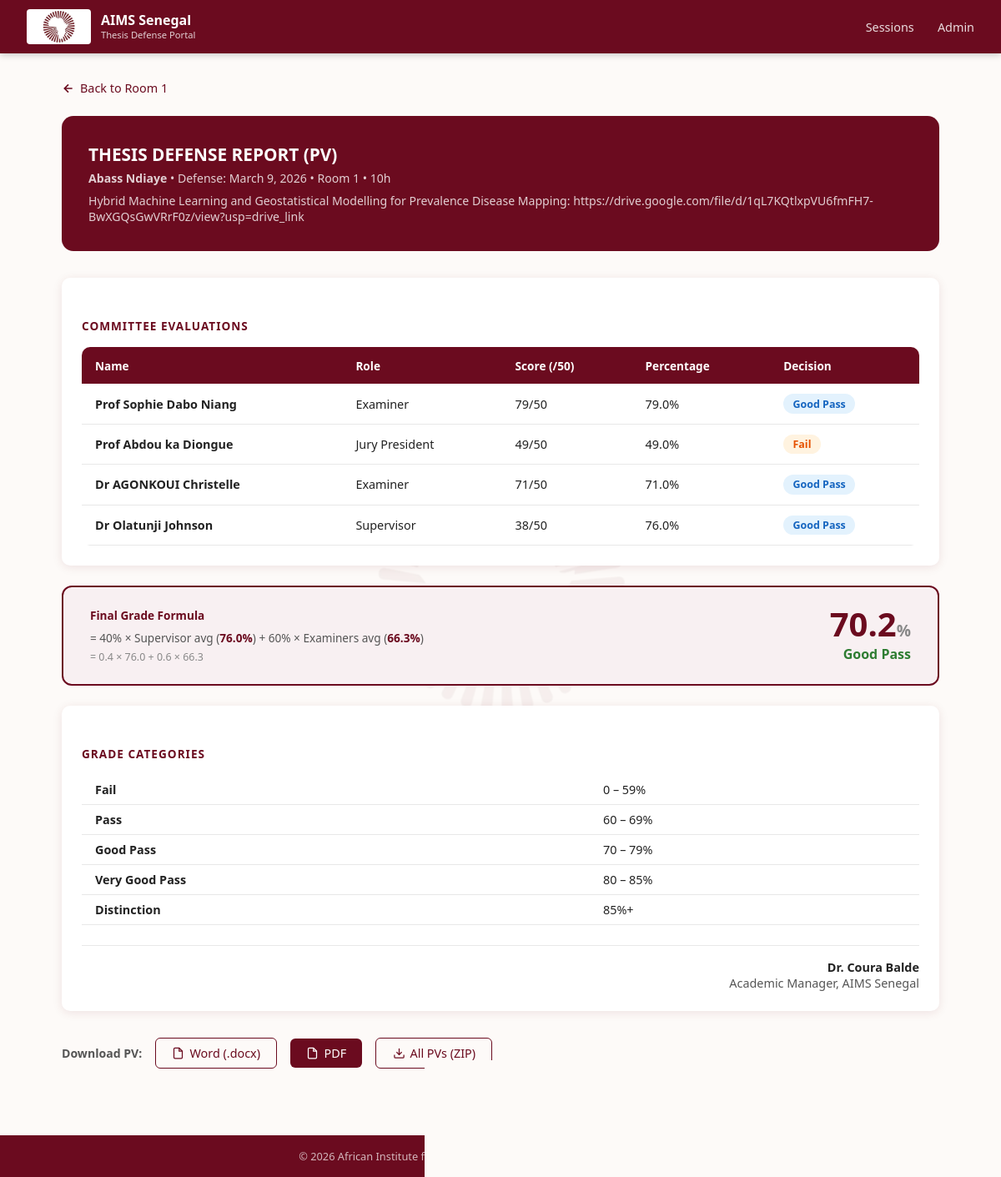
The app's page /student/125/pv/ (signed in) with its own data.
### defense/models.py (models this page shows, shortened)
class Student(models.Model):
    ROOM_CHOICES = [(1, 'AIMS Room 1'), (2, 'AIMS Room 2')]
    DEFENSE_STATUS = [
        ('pending', 'Pending'),
        ('ongoing', 'Ongoing'),
        ('done', 'Done'),
    ]
    session = models.ForeignKey(Session, on_delete=models.CASCADE, related_name='students')
    time = models.CharField(max_length=20, blank=True)
    surname = models.CharField(max_length=100)
    given_names = models.CharField(max_length=200)
    thesis_title = models.TextField()
    room = models.IntegerField(choices=ROOM_CHOICES, default=1)
    defense_date = models.DateField(null=True, blank=True)
    supervisor_1_name        = models.CharField(max_length=200, blank=True)
    supervisor_1_email       = models.CharField(max_length=200, blank=True)
    supervisor_1_institution = models.CharField(max_length=200, blank=True)
    supervisor_2_name        = models.CharField(max_length=200, blank=True)
    supervisor_2_email       = models.CharField(max_length=200, blank=True)
    jury_president_name        = models.CharField(max_length=200, blank=True)
    jury_president_email       = models.CharField(max_length=200, blank=True)
    jury_president_affiliation = models.CharField(max_length=200, blank=True)
    examiner_1_name        = models.CharField(max_length=200, blank=True)
    examiner_1_email       = models.CharField(max_length=200, blank=True)
    examiner_1_affiliation = models.CharField(max_length=200, blank=True)
    examiner_2_name        = models.CharField(max_length=200, blank=True)
    examiner_2_email       = models.CharField(max_length=200, blank=True)
    examiner_2_affiliation = models.CharField(max_length=200, blank=True)
    examiner_3_name        = models.CharField(max_length=200, blank=True)
    examiner_3_email       = models.CharField(max_length=200, blank=True)
    examiner_3_affiliation = models.CharField(max_length=200, blank=True)
    defense_status    = models.CharField(max_length=20, choices=DEFENSE_STATUS, default='pending')
    started_at        = models.DateTimeField(null=True, blank=True)
    ended_at          = models.DateTimeField(null=True, blank=True)
    start_link_token  = models.CharField(max_length=64, blank=True, unique=True, null=True)
    started_by_session = models.CharField(max_length=64, blank=True)
    def full_name(self):
        return f"{self.given_names} {self.surname}"
    class Meta:
        ordering = ['time']

class Evaluation(models.Model):
    ROLE_CHOICES = [
        ('supervisor', 'Supervisor'),
        ('examiner', 'Examiner'),
        ('president', 'Jury President'),
    ]
    student = models.ForeignKey(Student, on_delete=models.CASCADE, related_name='evaluations')
    evaluator_email       = models.EmailField()
    evaluator_name        = models.CharField(max_length=200)
    student_full_name     = models.CharField(max_length=200)
    thesis_title_confirmed = models.TextField()
    role                  = models.CharField(max_length=20, choices=ROLE_CHOICES)
    research_paper        = models.BooleanField(default=False)
    score_clarity      = models.IntegerField(default=0)  # Clarity of problem & significance
    score_literature   = models.IntegerField(default=0)  # Literature knowledge
    score_knowledge    = models.IntegerField(default=0)  # Subject knowledge & methodology
    score_critical     = models.IntegerField(default=0)  # Critical analysis & contribution
    score_presentation = models.IntegerField(default=0)  # Presentation quality
    score_intro        = models.IntegerField(default=0)  # 1-5  Introduction of topic
    score_transition   = models.IntegerField(default=0)  # 1-10 Smooth transition between sections
    score_quality      = models.IntegerField(default=0)  # 1-10 Quality of content
    score_analysis     = models.IntegerField(default=0)  # 1-5  Student analysis
    score_correctness  = models.IntegerField(default=0)  # 1-5  Clarity and correctness of content
    score_summary      = models.IntegerField(default=0)  # 1-5  Summary and conclusions
    score_delivery     = models.IntegerField(default=0)  # a. Professional and confident delivery
    score_engagement   = models.IntegerField(default=0)  # b. Engaged with audience
    score_structure    = models.IntegerField(default=0)  # c. Overall structure and organization
    score_timing       = models.IntegerField(default=0)  # d. Length of talk
    score_qa           = models.IntegerField(default=0)  # e. Response to questions from audience
    score_overall      = models.IntegerField(default=0)  # 1-10 Overall Impression/Quality
    additional_info     = models.TextField(blank=True)
    annotated_document  = models.FileField(upload_to='pv_uploads/', blank=True, null=True)
    submitted_at        = models.DateTimeField(auto_now_add=True)
    submitted_by_session = models.CharField(max_length=64, blank=True)
    def total_score_raw(self):
        if self.role == 'supervisor':
            return (self.score_clarity + self.score_literature + self.score_knowledge
                    + self.score_critical + self.score_presentation)
        else:
            return (self.score_intro + self.score_transition + self.score_quality
                    + self.score_analysis + self.score_correctness + self.score_summary
                    + self.presentation_block_raw() + self.score_overall)
    def total_score_max(self):
        return 50 if self.role == 'supervisor' else 100
    def presentation_block_raw(self):
        return (self.score_delivery + self.score_engagement + self.score_structure
                + self.score_timing + self.score_qa)
    def total_score_percent(self):
        return (self.total_score_raw() / self.total_score_max()) * 100
    def grade_label(self):
        p = self.total_score_percent()
        if p >= 85:  return "Distinction"
        elif p >= 80: return "Very Good Pass"
        elif p >= 70: return "Good Pass"
        elif p >= 60: return "Pass"
        else:         return "Fail"

### defense/views.py (the view)
    def wrapper(request, *args, **kwargs):
        if not request.session.get('authenticated'):
            return redirect('password_gate')
        return view_func(request, *args, **kwargs)

### defense/views.py (called while the page is built)
def require_auth(view_func):
    def wrapper(request, *args, **kwargs):
        if not request.session.get('authenticated'):
            return redirect('password_gate')
        return view_func(request, *args, **kwargs)
    wrapper.__name__ = view_func.__name__
    return wrapper

### defense/templates/defense/pv_overview.html (shortened to what this page needs)
{% extends "defense/base.html" %}
{% block content %}
<a href="{% url 'room_students' student.session.id student.room %}" class="back-link">
    <svg width="16" height="16" viewBox="0 0 24 24" fill="none" stroke="currentColor" stroke-width="2.5"><path d="M19 12H5M12 19l-7-7 7-7"/></svg>
    Back to Room {{ student.room }}
</a>
<div class="pv-header">
    <h2>THESIS DEFENSE REPORT (PV)</h2>
    <div class="meta">
        <strong>{{ student.full_name }}</strong> &bull;
        Defense: {{ student.defense_date }} &bull;
        Room {{ student.room }} &bull;
        {{ student.time }}
    </div>
    <div class="meta" style="margin-top:0.5rem;">{{ student.thesis_title }}</div>
</div>
{% if not evaluations %}
<div class="card no-evals">
    <p>No evaluations submitted yet for this student.</p>
</div>
{% else %}
<div class="card">
    <div class="section-title">Committee Evaluations</div>
    <div class="table-wrap score-table">
        <table>
            <thead>
                <tr>
                    <th>Name</th>
                    <th>Role</th>
                    <th>Score (/50)</th>
                    <th>Percentage</th>
                    <th>Decision</th>
                </tr>
            </thead>
            <tbody>
            {% for ev in evaluations %}
            <tr>
                <td><strong>{{ ev.evaluator_name }}</strong></td>
                <td>{{ ev.get_role_display }}</td>
                <td>{{ ev.total_score_raw }}/50</td>
                <td>{{ ev.total_score_percent|floatformat:1 }}%</td>
                <td><span class="badge badge-{% if ev.total_score_percent >= 85 %}done{% elif ev.total_score_percent >= 60 %}ongoing{% else %}pending{% endif %}">{{ ev.grade_label }}</span></td>
            </tr>
            {% endfor %}
            </tbody>
        </table>
    </div>
</div>
<div class="final-box">
    <div class="final-formula">
        <div><strong>Final Grade Formula</strong></div>
        <div style="margin-top:0.5rem;">
            = 40% × Supervisor avg (<strong>{{ sup_avg }}%</strong>) + 60% × Examiners avg (<strong>{{ exam_avg }}%</strong>)
        </div>
        <div style="margin-top:0.3rem;font-size:0.78rem;color:#888;">
            = 0.4 × {{ sup_avg }} + 0.6 × {{ exam_avg }}
        </div>
    </div>
    <div class="final-score">
        <div class="num">{{ final_score }}<span style="font-size:1.2rem;color:#888;">%</span></div>
        <div class="grade">{{ final_grade }}</div>
    </div>
</div>
<div class="card">
    <div class="section-title">Grade Categories</div>
    <table class="grade-table">
        <tr><td>Fail</td><td>0 – 59%</td></tr>
        <tr><td>Pass</td><td>60 – 69%</td></tr>
        <tr><td>Good Pass</td><td>70 – 79%</td></tr>
        <tr><td>Very Good Pass</td><td>80 – 85%</td></tr>
        <tr><td>Distinction</td><td>85%+</td></tr>
    </table>
    <div class="committee-sig">
        <strong>Dr. Coura Balde</strong>
        Academic Manager, AIMS Senegal
    </div>
</div>
{% endif %}
<div class="download-section">
    <span class="label">Download PV:</span>
    <a href="{% url 'download_pv' student.id 'docx' %}" class="btn btn-outline">
        <svg width="15" height="15" viewBox="0 0 24 24" fill="none" stroke="currentColor" stroke-width="2"><path d="M14 2H6a2 2 0 0 0-2 2v16a2 2 0 0 0 2 2h12a2 2 0 0 0 2-2V8z"/><polyline points="14 2 14 8 20 8"/></svg>
        Word (.docx)
    </a>
    <a href="{% url 'download_pv' student.id 'pdf' %}" class="btn btn-primary">
        <svg width="15" height="15" viewBox="0 0 24 24" fill="none" stroke="currentColor" stroke-width="2"><path d="M14 2H6a2 2 0 0 0-2 2v16a2 2 0 0 0 2 2h12a2 2 0 0 0 2-2V8z"/><polyline points="14 2 14 8 20 8"/></svg>
        PDF
    </a>
    <a href="{% url 'download_all_pv' student.session.id 'docx' %}" class="btn btn-outline">
        <svg width="15" height="15" viewBox="0 0 24 24" fill="none" stroke="currentColor" stroke-width="2"><path d="M21 15v4a2 2 0 0 1-2 2H5a2 2 0 0 1-2-2v-4"/><polyline points="7 10 12 15 17 10"/><line x1="12" y1="15" x2="12" y2="3"/></svg>
        All PVs (ZIP)
    </a>
</div>
{% endblock %}

### defense/templates/defense/pv_overview.html (style rules this page uses)
.back-link { display:inline-flex;align-items:center;gap:6px;color:var(--aims-red);text-decoration:none;font-size:0.9rem;margin-bottom:1.5rem;font-weight:500; }
.pv-header { background: var(--aims-red); color: white; border-radius: 14px; padding: 2rem; margin-bottom: 2rem; }
.pv-header h2 { font-size: 1.3rem; margin-bottom: 0.3rem; }
.pv-header .meta { opacity: 0.8; font-size: 0.88rem; margin-top: 0.3rem; }
.section-title { font-size: 1rem; font-weight: 700; color: var(--aims-red); margin: 1.5rem 0 1rem; text-transform: uppercase; letter-spacing: 1px; font-size: 0.85rem; }
.score-table table { width: 100%; }
.final-box { background: var(--aims-light); border: 2px solid var(--aims-red); border-radius: 12px; padding: 1.5rem 2rem; display: flex; align-items: center; justify-content: space-between; flex-wrap: wrap; gap: 1rem; margin: 1.5rem 0; }
.final-formula { font-size: 0.85rem; color: #555; }
.final-formula strong { color: var(--aims-red); }
.final-score { text-align: right; }
.final-score .num { font-size: 2.5rem; font-weight: 800; color: var(--aims-red); line-height: 1; }
.final-score .grade { font-size: 1rem; font-weight: 700; color: var(--green); margin-top: 0.3rem; }
.grade-table { width: 100%; border-collapse: collapse; font-size: 0.85rem; }
.grade-table td { padding: 0.5rem 1rem; border-bottom: 1px solid var(--gray-200); }
.grade-table tr:last-child td { border-bottom: none; }
.grade-table td:first-child { font-weight: 600; }
.download-section { display: flex; gap: 1rem; flex-wrap: wrap; align-items: center; margin-top: 2rem; }
.download-section .label { font-weight: 600; font-size: 0.88rem; color: #555; }
.committee-sig { text-align: right; margin-top: 1.5rem; font-size: 0.9rem; color: #555; border-top: 1px solid var(--gray-200); padding-top: 1rem; }
.committee-sig strong { display: block; color: #222; }

### records on screen
Student: room "1", full_name "Abass Ndiaye", defense_date "March 9, 2026", time "10h", thesis_title "Hybrid Machine Learning and Geostatistical Modelling for Prevalence Disease Mapping: https://drive.google.com/file/d/1qL7KQtlxpVU6fmFH7-BwXGQsGwVRrF0z/view?usp=drive_link"
Evaluation: evaluator_name "Prof Sophie Dabo Niang", role "Examiner", total_score_raw "79", total_score_percent "79.0", grade_label "Good Pass"
Evaluation: evaluator_name "Prof Abdou ka Diongue", role "Jury President", total_score_raw "49", total_score_percent "49.0", grade_label "Fail"
Evaluation: evaluator_name "Dr AGONKOUI Christelle", role "Examiner", total_score_raw "71", total_score_percent "71.0", grade_label "Good Pass"
Evaluation: evaluator_name "Dr Olatunji Johnson", role "Supervisor", total_score_raw "38", total_score_percent "76.0", grade_label "Good Pass"

### other values on screen
{{ sup_avg }} "76.0"
{{ exam_avg }} "66.3"
{{ final_score }} "70.2"
{{ final_grade }} "Good Pass"
